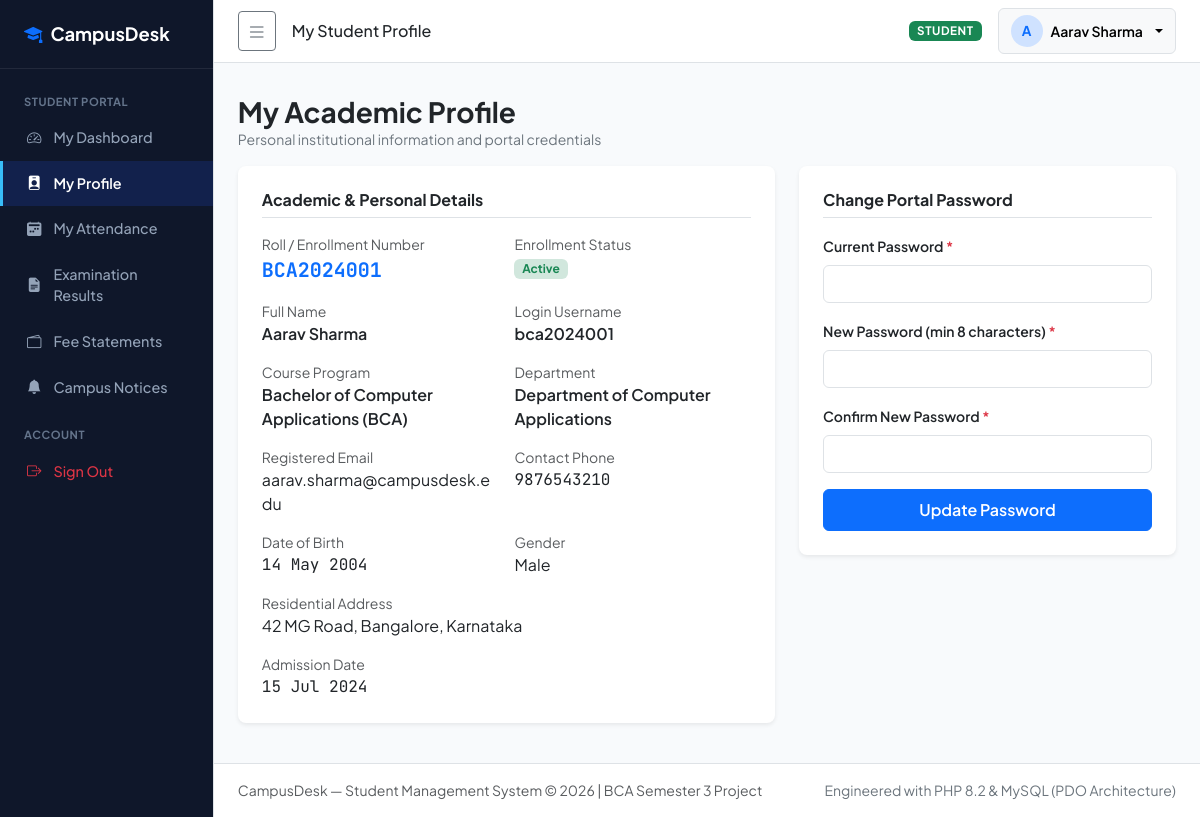
/student/profile.php (signed in), run on the app's committed database.
### tables this page shows
CREATE TABLE `students` (
  `student_id` INT AUTO_INCREMENT PRIMARY KEY,
  `student_code` VARCHAR(30) NOT NULL UNIQUE COMMENT 'Academic Roll Number / Enrollment No',
  `user_id` INT NULL UNIQUE COMMENT 'Linked user login account',
  `course_id` INT NOT NULL,
  `full_name` VARCHAR(100) NOT NULL,
  `email` VARCHAR(100) NOT NULL UNIQUE,
  `phone` VARCHAR(20) NOT NULL,
  `dob` DATE NOT NULL,
  `gender` ENUM('Male', 'Female', 'Other') NOT NULL,
  `address` TEXT NOT NULL,
  `admission_date` DATE NOT NULL,
  `enrollment_status` ENUM('Active', 'Graduated', 'Suspended', 'Withdrawn') NOT NULL DEFAULT 'Active',
  `created_at` TIMESTAMP DEFAULT CURRENT_TIMESTAMP,
  `updated_at` TIMESTAMP DEFAULT CURRENT_TIMESTAMP ON UPDATE CURRENT_TIMESTAMP,
  CONSTRAINT `fk_students_user` FOREIGN KEY (`user_id`) REFERENCES `users` (`user_id`) ON DELETE SET NULL ON UPDATE CASCADE,
  CONSTRAINT `fk_students_course` FOREIGN KEY (`course_id`) REFERENCES `courses` (`course_id`) ON DELETE RESTRICT ON UPDATE CASCADE,
  INDEX `idx_students_code` (`student_code`),
  INDEX `idx_students_course` (`course_id`),
  INDEX `idx_students_status` (`enrollment_status`)
);

CREATE TABLE `users` (
  `user_id` INT AUTO_INCREMENT PRIMARY KEY,
  `username` VARCHAR(50) NOT NULL UNIQUE,
  `password_hash` VARCHAR(255) NOT NULL,
  `email` VARCHAR(100) NOT NULL UNIQUE,
  `role` ENUM('admin', 'student') NOT NULL DEFAULT 'student',
  `status` ENUM('active', 'inactive') NOT NULL DEFAULT 'active',
  `created_at` TIMESTAMP DEFAULT CURRENT_TIMESTAMP,
  `updated_at` TIMESTAMP DEFAULT CURRENT_TIMESTAMP ON UPDATE CURRENT_TIMESTAMP,
  INDEX `idx_users_role` (`role`),
  INDEX `idx_users_status` (`status`)
);

CREATE TABLE `courses` (
  `course_id` INT AUTO_INCREMENT PRIMARY KEY,
  `dept_id` INT NOT NULL,
  `course_name` VARCHAR(120) NOT NULL,
  `course_code` VARCHAR(20) NOT NULL UNIQUE,
  `duration_years` DECIMAL(3,1) NOT NULL DEFAULT 3.0,
  `description` TEXT NULL,
  `status` ENUM('active', 'inactive') NOT NULL DEFAULT 'active',
  `created_at` TIMESTAMP DEFAULT CURRENT_TIMESTAMP,
  CONSTRAINT `fk_courses_dept` FOREIGN KEY (`dept_id`) REFERENCES `departments` (`dept_id`) ON DELETE RESTRICT ON UPDATE CASCADE,
  INDEX `idx_courses_dept` (`dept_id`)
);

CREATE TABLE `departments` (
  `dept_id` INT AUTO_INCREMENT PRIMARY KEY,
  `dept_name` VARCHAR(100) NOT NULL UNIQUE,
  `dept_code` VARCHAR(20) NOT NULL UNIQUE,
  `status` ENUM('active', 'inactive') NOT NULL DEFAULT 'active',
  `created_at` TIMESTAMP DEFAULT CURRENT_TIMESTAMP
);

### includes/functions.php (called while the page is built, shortened)
<?php
function e(?string $string): string {
    return htmlspecialchars((string)$string, ENT_QUOTES, 'UTF-8');
}
function format_date(?string $date_str): string {
    $time = strtotime($date_str);
    return $time ? date('d M Y', $time) : $date_str;
}

### includes/auth.php (called while the page is built, shortened)
<?php
function is_logged_in(): bool {
    return isset($_SESSION['user_id']) && !empty($_SESSION['user_id']);
}
function current_user(): ?array {
    return [
        'user_id'    => $_SESSION['user_id'],
        'username'   => $_SESSION['username'] ?? '',
        'email'      => $_SESSION['email'] ?? '',
        'role'       => $_SESSION['role'] ?? '',
        'student_id' => $_SESSION['student_id'] ?? null,
        'full_name'  => $_SESSION['full_name'] ?? ($_SESSION['username'] ?? 'User')
    ];
}

### student/profile.php (the view, shortened to what this page needs)
<?php
require_once __DIR__ . '/../config/database.php';
require_once __DIR__ . '/../includes/auth.php';
require_once __DIR__ . '/../includes/functions.php';
$page_title = 'My Student Profile';
$user_id = (int)$_SESSION['user_id'];
$stmt = $pdo->prepare("
    SELECT s.*, c.course_name, c.course_code, d.dept_name, u.username
    FROM students s
    JOIN courses c ON s.course_id = c.course_id
    JOIN departments d ON c.dept_id = d.dept_id
    JOIN users u ON s.user_id = u.user_id
    WHERE s.user_id = :uid
");
$stmt->execute([':uid' => $user_id]);
$student = $stmt->fetch();
require_once __DIR__ . '/../includes/header.php';
require_once __DIR__ . '/../includes/sidebar.php';
require_once __DIR__ . '/../includes/navbar.php';
?>
<div class="container-fluid px-4 py-3">
  <div class="d-flex justify-content-between align-items-center mb-3">
    <div>
      <h3 class="fw-bold text-dark mb-0">My Academic Profile</h3>
      <div class="text-secondary small">Personal institutional information and portal credentials</div>
    </div>
  </div>
  <div class="row g-4">
    <div class="col-lg-7">
      <div class="card border-0 shadow-sm rounded-3 p-4 bg-white mb-4">
        <h6 class="fw-bold text-dark mb-3 border-bottom pb-2">Academic &amp; Personal Details</h6>
        <div class="row g-3">
          <div class="col-sm-6">
            <div class="text-muted small">Roll / Enrollment Number</div>
            <div class="fw-bold text-primary tabular-nums fs-5"><?= e($student['student_code']) ?></div>
          </div>
          <div class="col-sm-6">
            <div class="text-muted small">Enrollment Status</div>
            <div>
              <span class="badge bg-success-subtle text-success"><?= e($student['enrollment_status']) ?></span>
            </div>
          </div>
          <div class="col-sm-6">
            <div class="text-muted small">Full Name</div>
            <div class="fw-semibold text-dark"><?= e($student['full_name']) ?></div>
          </div>
          <div class="col-sm-6">
            <div class="text-muted small">Login Username</div>
            <div class="fw-semibold text-dark"><?= e($student['username']) ?></div>
          </div>
          <div class="col-sm-6">
            <div class="text-muted small">Course Program</div>
            <div class="fw-semibold"><?= e($student['course_name']) ?> (<?= e($student['course_code']) ?>)</div>
          </div>
          <div class="col-sm-6">
            <div class="text-muted small">Department</div>
            <div class="fw-semibold"><?= e($student['dept_name']) ?></div>
          </div>
          <div class="col-sm-6">
            <div class="text-muted small">Registered Email</div>
            <div><?= e($student['email']) ?></div>
          </div>
          <div class="col-sm-6">
            <div class="text-muted small">Contact Phone</div>
            <div class="tabular-nums"><?= e($student['phone']) ?></div>
          </div>
          <div class="col-sm-6">
            <div class="text-muted small">Date of Birth</div>
            <div class="tabular-nums"><?= format_date($student['dob']) ?></div>
          </div>
          <div class="col-sm-6">
            <div class="text-muted small">Gender</div>
            <div><?= e($student['gender']) ?></div>
          </div>
          <div class="col-12">
            <div class="text-muted small">Residential Address</div>
            <div><?= e($student['address']) ?></div>
          </div>
          <div class="col-sm-6">
            <div class="text-muted small">Admission Date</div>
            <div class="tabular-nums"><?= format_date($student['admission_date']) ?></div>
          </div>
        </div>
      </div>
    </div>
    <div class="col-lg-5">
      <div class="card border-0 shadow-sm rounded-3 p-4 bg-white">
        <h6 class="fw-bold text-dark mb-3 border-bottom pb-2">Change Portal Password</h6>
        <form method="POST" action="profile.php">
          <div class="mb-3">
            <label class="form-label small fw-semibold">Current Password <span class="text-danger">*</span></label>
            <input type="password" class="form-control" name="current_password" required>
          </div>
          <div class="mb-3">
            <label class="form-label small fw-semibold">New Password (min 8 characters) <span class="text-danger">*</span></label>
            <input type="password" class="form-control" name="new_password" required>
          </div>
          <div class="mb-3">
            <label class="form-label small fw-semibold">Confirm New Password <span class="text-danger">*</span></label>
            <input type="password" class="form-control" name="confirm_password" required>
          </div>
          <button type="submit" class="btn btn-primary w-100 fw-semibold py-2">
            Update Password
          </button>
        </form>
      </div>
    </div>
  </div>
</div>
<?php require_once __DIR__ . '/../includes/footer.php'; ?>

### includes/navbar.php (shortened to what this page needs)
<?php
$user = current_user();
?>
<div id="page-content-wrapper">
  <nav class="navbar navbar-expand-lg navbar-light bg-white border-bottom px-4 py-2 sticky-top">
    <div class="container-fluid px-0">
      <button class="btn btn-outline-secondary btn-sm me-3" id="sidebarToggle" aria-label="Toggle Navigation">
        <i class="bi bi-list fs-5"></i>
      </button>
      <span class="navbar-text fw-medium text-dark d-none d-md-inline">
        <?= e($page_title ?? 'CampusDesk Management') ?>
      </span>
      <div class="ms-auto d-flex align-items-center gap-3">
        <span class="badge <?= ($user['role'] ?? '') === 'admin' ? 'bg-primary' : 'bg-success' ?> px-2 py-1 text-uppercase" style="font-size: 0.725rem; letter-spacing: 0.05em;">
          <?= e($user['role'] ?? 'User') ?>
        </span>
        <div class="dropdown">
          <button class="btn btn-light dropdown-toggle d-flex align-items-center gap-2 border" type="button" id="userMenu" data-bs-toggle="dropdown" aria-expanded="false">
            <div class="rounded-circle bg-primary-subtle text-primary fw-bold d-flex align-items-center justify-content-center" style="width: 32px; height: 32px; font-size: 0.85rem;">
              <?= strtoupper(substr($user['full_name'] ?? 'U', 0, 1)) ?>
            </div>
            <span class="d-none d-sm-inline fw-semibold" style="font-size: 0.875rem;">
              <?= e($user['full_name'] ?? 'Account') ?>
            </span>
          </button>
        </div>
      </div>
    </div>
  </nav>
  <div class="container-fluid px-4 pt-3">
  </div>

### assets/css/style.css (style rules this page uses)
:root { --cd-primary: #1e40af; --cd-primary-dark: #0f2b48; --cd-primary-light: #3b82f6; --cd-sidebar-bg: #0f172a; --cd-sidebar-hover: #1e293b; --cd-surface: #ffffff; --cd-bg: #f8fafc; --cd-border: #e2e8f0; --cd-text-main: #0f172a; --cd-text-muted: #64748b; }
body { font-family: 'Plus Jakarta Sans', system-ui, -apple-system, BlinkMacSystemFont, 'Segoe UI', Roboto, sans-serif; background-color: var(--cd-bg); color: var(--cd-text-main); min-height: 100vh; }
.tabular-nums, td.metric, .badge-mono { font-family: 'JetBrains Mono', monospace; font-variant-numeric: tabular-nums; }
#page-content-wrapper { min-width: 100vw; }
@media (min-width: 992px) { #page-content-wrapper { min-width: 0; width: 100%; } }

### data on the page
students: full_name "A", full_name "Aarav Sharma", student_code "BCA2024001", enrollment_status "Active", user.username "bca2024001", course.course_name "Bachelor of Computer Applications", course.course_code "BCA", departments.dept_name "Department of Computer Applications", email "aarav.sharma@campusdesk.edu", phone "9876543210", dob "14 May 2004", gender "Male", address "42 MG Road, Bangalore, Karnataka", admission_date "15 Jul 2024"

### other printed values
$page_title "My Student Profile"
$user['role'] "STUDENT"
